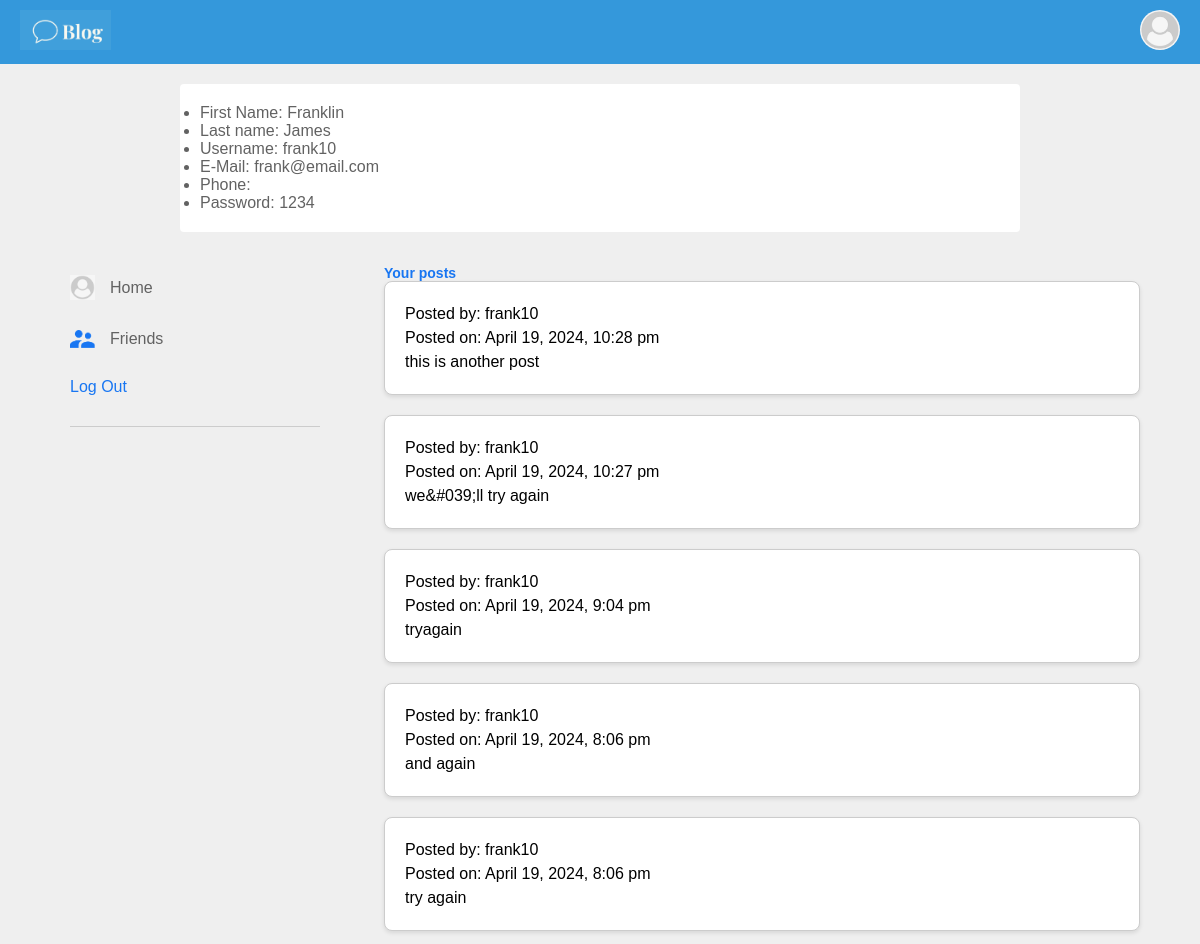
Page /account.php (signed in) on the earlier database version.
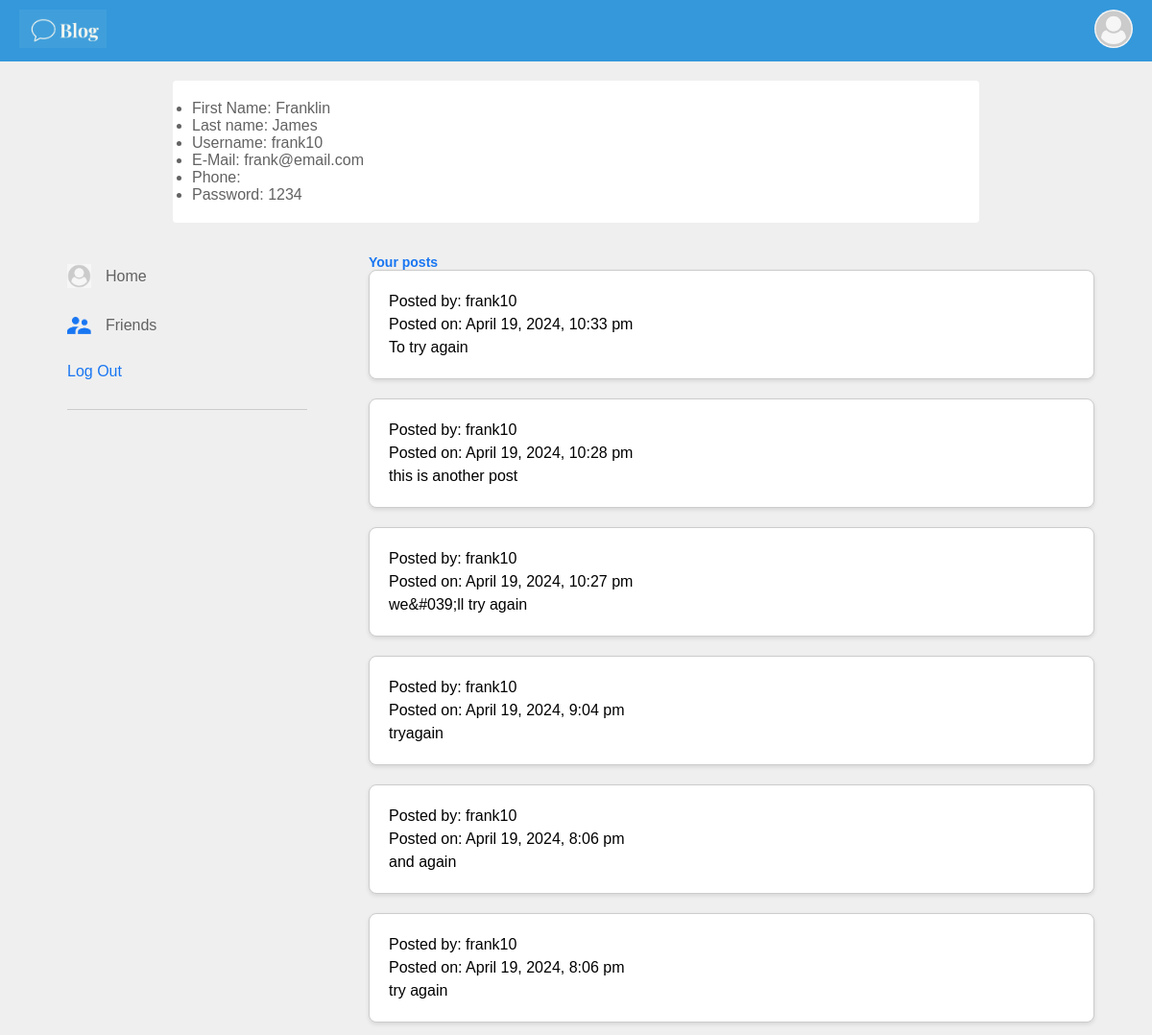
Same page on the later database version.
### tables this page shows
CREATE TABLE "Post" (
	"member_ID"	INTEGER,
	"post_ID"	INTEGER,
	"admin_ID"	INTEGER,
	"image_text"	TEXT,
	"post_text"	TEXT,
	"post_date"	TEXT,
	PRIMARY KEY("post_ID"),
	FOREIGN KEY("admin_ID") REFERENCES "Admin"("admin_ID"),
	FOREIGN KEY("member_ID") REFERENCES "User"("ID")
);

CREATE TABLE "User" (
	"ID"	INTEGER NOT NULL,
	"member_username"	TEXT NOT NULL,
	"member_firstname"	TEXT NOT NULL,
	"member_lastname"	TEXT NOT NULL,
	"member_password"	TEXT NOT NULL,
	"member_email"	TEXT,
	"member_phone"	TEXT,
	PRIMARY KEY("ID" AUTOINCREMENT)
);

### phpfunctions/getusersposts.php (called while the page is built, shortened)
<?php
function getUserPosts($userID, $dbPath)
{
    $userPosts = [];
    $db = new SQLite3($dbPath);
    $query = "
        SELECT p.post_text, p.post_date, u.member_username
        FROM Post p
        JOIN User u ON p.member_ID = u.ID
        WHERE p.member_ID = :userID
        ORDER BY p.post_date DESC
    ";
    $stmt = $db->prepare($query);
    $stmt->bindValue(':userID', $userID, SQLITE3_INTEGER);
    $result = $stmt->execute();
    if ($result) {
        while ($row = $result->fetchArray(SQLITE3_ASSOC)) {
            $userPosts[] = [
                'post_text' => $row['post_text'],
                'post_date' => $row['post_date'],
                'username' => $row['member_username']
            ];
        }
    }
    return $userPosts;
}
?>

### account.php (the view, shortened to what this page needs)
<?php
include "phpfunctions/getusersposts.php";
$userID = $_SESSION['user_id'];
$dbPath = "StudentModule.db";
$userPosts = getUserPosts($userID, $dbPath);
?>
<!DOCTYPE html>
<html>
<head>
    <link rel="stylesheet" href="css/style.css">
</head>
<body>
   <?php include 'navbar.php'; ?>
    <div class="profile-container">
        <div class="profile-details">
            <div class="pd-left">
                <div class="pd-row">
                    <div>
                        <ul>
                <li>First Name: <?php echo $_SESSION['first_name']; ?></li>
                 <li>Last name: <?php echo $_SESSION['last_name']; ?></li>
                 <li>Username: <?php echo $_SESSION['username']; ?></li>
                 <li>E-Mail: <?php echo $_SESSION['email']; ?></li>
                  <li>Phone: <?php echo $_SESSION['phone']; ?></li>
                   <li>Password: <?php echo $_SESSION['password']; ?></li>
</ul>
                    </div>
                </div>
            </div>
        </div>
    </div>
<div class="container">
        <div class="left-sidebar">
            <div class="imp-links">
                 <a href="try2.php"><img src="images/User-image.png"> Home</a>
                 <a href="friends.php"><img src="images/friends.png"> Friends</a>
                 <a href="phpfunctions/logout.php"> Log Out</a>
            </div>
        </div>
        <div class="main-content">
            <h2>Your posts</h2>
<?php
if (!empty($userPosts)) {
    echo '<div class="post-container">';
    foreach ($userPosts as $post) {
        echo "<div class='post'>";
        echo "<p>Posted by: " . $post['username'] . "</p>";
        echo "<p>Posted on: " . date("F j, Y, g:i a", strtotime($post['post_date'])) . "</p>";
        echo "<p>" . nl2br(htmlspecialchars($post['post_text'])) . "</p>";
        echo "</div>";
    }
} else {
    echo "<p>No posts found.</p>";
}
?>
</div>
</body>
</html>

### navbar.php (shortened to what this page needs)
<!DOCTYPE html>
<html lang="en">
<head>
     <link rel="stylesheet" href="css/navbarcss.css">
</head>
<body>
<nav class="navbar">
    <div class="logo">
        <img src="images/bluelogo.png" alt="Logo">
    </div>
    <div class="user">
        <img src="images/User-image.png" alt="User Image">
    </div>
</nav>
</body>
</html>

### css/style.css (style rules this page uses)
* { margin: 0; padding: 0; box-sizing: border-box; font-family: 'poppins', sans-serif; }
:root { --body-color: #efefef; --nav-color: #1876f2; --bg-color: #fff; --primary-color: #edf2fc; --secondary-color: #212121; }
body { background: var(--body-color); transition: background 0.3s; }
.container { padding: 13px 5%; display: flex; justify-content: space-between; }
.left-sidebar { flex-basis: 25%; position: sticky; top: 70px; align-self: flex-start; padding: 10px; }
.main-content { flex-basis: 70%; }
.imp-links a, .shortcut-links a { text-decoration: none; display: flex; align-items: center; margin-bottom: 30px; color: #626262; width: fit-content; }
.imp-links a img { width: 25px; margin-right: 15px; }
.imp-links a:last-child { color: #1876f2; }
.imp-links { border-bottom: 1px solid #ccc; }
.profile-container { padding: 20px 15%; color: #626262; }
.profile-details { background: var(--bg-color); padding: 20px; border-radius: 4px; display: flex; align-items: flex-start; justify-content: space-between; }
.pd-row { display: flex; align-items: flex-start; }
h2 { color: #1876f2; font-size: 14px; }
.post-container { display: flex; flex-direction: column; gap: 20px; }
.post { background-color: #fff; border: 1px solid #ccc; padding: 20px; border-radius: 8px; box-shadow: 0 2px 4px rgba(0, 0, 0, 0.1); }
.post p { margin: 0; line-height: 1.5; }

### css/navbarcss.css (style rules this page uses)
body { font-family: Arial, sans-serif; margin: 0; padding: 0; }
.navbar { display: flex; justify-content: space-between; align-items: center; background-color: #3498db; padding: 10px 20px; color: #fff; }
.logo img { height: 40px; width: auto; }
.user img { height: 40px; width: auto; border-radius: 50%; }

Differences in the rows shown:
added post: member_ID.member_username "frank10", post_date "April 19, 2024, 10:33 pm", post_text "To try again"
